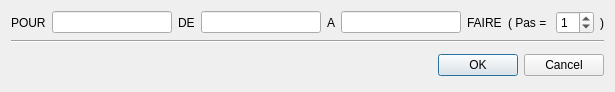
<?xml version="1.0" encoding="UTF-8"?>
<ui version="4.0">
 <class>Dialog_Pour_Faire</class>
 <widget class="QDialog" name="Dialog_Pour_Faire">
  <property name="geometry">
   <rect>
    <x>0</x>
    <y>0</y>
    <width>615</width>
    <height>88</height>
   </rect>
  </property>
  <property name="windowTitle">
   <string>Ajouter POUR...FAIRE</string>
  </property>
  <property name="windowIcon">
   <iconset resource="../../Source.qrc">
    <normaloff>:/Icons/Icon/Icons8-Ios7-Editing-Increase-Font.ico</normaloff>:/Icons/Icon/Icons8-Ios7-Editing-Increase-Font.ico</iconset>
  </property>
  <layout class="QGridLayout" name="gridLayout_2">
   <item row="0" column="0">
    <layout class="QHBoxLayout" name="horizontalLayout">
     <item>
      <widget class="QLabel" name="label">
       <property name="text">
        <string>POUR</string>
       </property>
      </widget>
     </item>
     <item>
      <widget class="QLineEdit" name="cmp"/>
     </item>
     <item>
      <widget class="QLabel" name="label_2">
       <property name="text">
        <string>DE</string>
       </property>
      </widget>
     </item>
     <item>
      <widget class="QLineEdit" name="vi"/>
     </item>
     <item>
      <widget class="QLabel" name="label_3">
       <property name="text">
        <string>A</string>
       </property>
      </widget>
     </item>
     <item>
      <widget class="QLineEdit" name="vf"/>
     </item>
     <item>
      <widget class="QLabel" name="label_4">
       <property name="text">
        <string>FAIRE</string>
       </property>
      </widget>
     </item>
     <item>
      <widget class="QLabel" name="label_5">
       <property name="text">
        <string>( Pas = </string>
       </property>
      </widget>
     </item>
     <item>
      <widget class="QSpinBox" name="pas">
       <property name="minimum">
        <number>-9</number>
       </property>
       <property name="maximum">
        <number>9</number>
       </property>
       <property name="value">
        <number>1</number>
       </property>
      </widget>
     </item>
     <item>
      <widget class="QLabel" name="label_6">
       <property name="text">
        <string>)</string>
       </property>
      </widget>
     </item>
    </layout>
   </item>
   <item row="1" column="0">
    <widget class="Line" name="line">
     <property name="orientation">
      <enum>Qt::Horizontal</enum>
     </property>
    </widget>
   </item>
   <item row="2" column="0">
    <layout class="QHBoxLayout" name="horizontalLayout_2">
     <item>
      <widget class="QWidget" name="widget" native="true">
       <layout class="QGridLayout" name="gridLayout">
        <item row="0" column="0">
         <widget class="QLabel" name="Commantaire">
          <property name="text">
           <string/>
          </property>
         </widget>
        </item>
       </layout>
      </widget>
     </item>
     <item>
      <widget class="QDialogButtonBox" name="buttonBox">
       <property name="orientation">
        <enum>Qt::Horizontal</enum>
       </property>
       <property name="standardButtons">
        <set>QDialogButtonBox::Cancel|QDialogButtonBox::Ok</set>
       </property>
      </widget>
     </item>
    </layout>
   </item>
  </layout>
 </widget>
 <resources>
  <include location="../../Source.qrc"/>
 </resources>
 <connections>
  <connection>
   <sender>buttonBox</sender>
   <signal>accepted()</signal>
   <receiver>Dialog_Pour_Faire</receiver>
   <slot>accept()</slot>
   <hints>
    <hint type="sourcelabel">
     <x>248</x>
     <y>254</y>
    </hint>
    <hint type="destinationlabel">
     <x>157</x>
     <y>274</y>
    </hint>
   </hints>
  </connection>
  <connection>
   <sender>buttonBox</sender>
   <signal>rejected()</signal>
   <receiver>Dialog_Pour_Faire</receiver>
   <slot>reject()</slot>
   <hints>
    <hint type="sourcelabel">
     <x>316</x>
     <y>260</y>
    </hint>
    <hint type="destinationlabel">
     <x>286</x>
     <y>274</y>
    </hint>
   </hints>
  </connection>
 </connections>
</ui>
